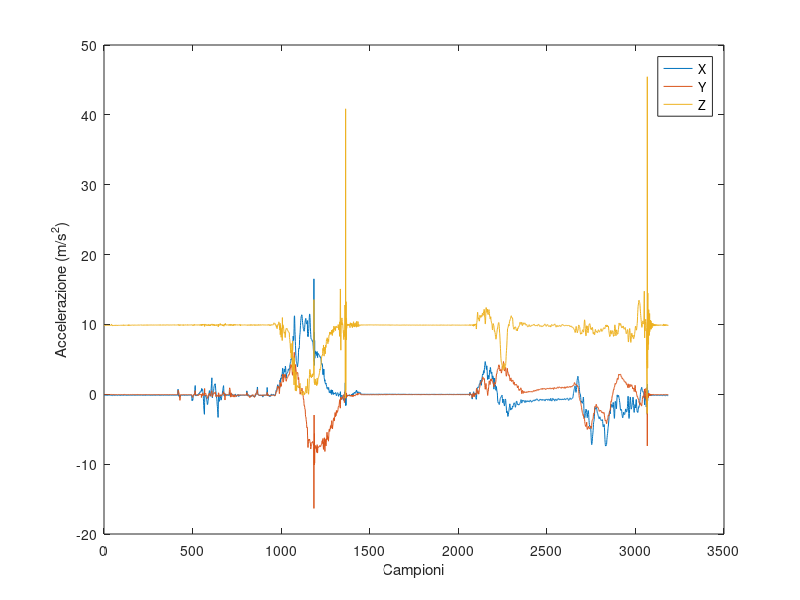

Write the MATLAB code that produced this figure.
%% Caricamento Dati
load('acc.mat')

plot(a);
legend('X', 'Y', 'Z');
xlabel('Campioni');
ylabel('Accelerazione (m/s^2)');

%% Pre-processing
% Compute magnitude

x = a(:,1);
y = a(:,2);
z = a(:,3);
mag = sqrt(sum(x.^2 + y.^2 + z.^2, 2));

% figure; plot(mag);
% xlabel('Samples');
% ylabel('Acceleration (m/s^2)'); % it is not zero-mean ->
% 
% % -> remove offset from the magnitude (due to gravity)
% magNoG = mag - mean(mag);

% plot(magNoG);
% xlabel('Time (s)');
% ylabel('Acceleration (m/s^2)');